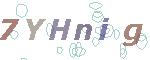
#> input picture smart_spider/utils/source_pic/1020.png, 150 x 60 px
$ python -i tesseract_demo.py   (imports and definitions only)   (Python 2 division)
#> lines starting #> are read from the running program, lines starting #| are printed output that depends on the picture; after the words box and inside, x2 and y2 are one past the last pixel; in counts of white or black regions, pixels touching at a corner belong together
#!/usr/bin/env python
# -*- coding: utf-8 -*-
"""A simple captcha recognition demo by python-tesseract"""

import urllib2

import pytesseract
import re
from PIL import ImageDraw, Image, ImageEnhance

headers = {'User-Agent': 'Mozilla/5.0 (Windows; U; Windows NT 6.1; en-US; rv:1.9.1.6) Gecko/20091201 Firefox/3.5.6',
           'Referer': ""}


# [159 lines left out: functions get_batch_pic, binaryzation, binaryzation_test, Enhance, enhance_test, Smooth and 2 more, not called in this run]


def threshold(filename, limit=100):
    """Make text more clear by thresholding all pixels above / below this limit to white / black
    """
#> called with filename = 'source_pic/1020.png', limit = 100
    # read in colour channels
    img = Image.open(filename)
#> img is the input picture: PIL image 150x60 RGB; mean R, G, B 237.1, 236.8, 237.4
    # resize to make more clearer
    m = 1.5
    img = img.resize((int(img.size[0] * m), int(img.size[1] * m))).convert('RGBA')
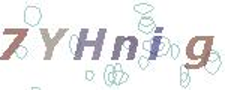
#> img: PIL image 225x90 RGBA; mean R, G, B, A 236.9, 236.6, 237.2, 255
    pixdata = img.load()

    for y in xrange(img.size[1]):
        for x in xrange(img.size[0]):
            if pixdata[x, y][0] < limit:
                # make dark color black
                pixdata[x, y] = (0, 0, 0, 255)
            else:
                # make light color white
                pixdata[x, y] = (255, 255, 255, 255)
    # img.save('tmp/threshold_' + filename)
    return img.convert('L')  # convert image to single channel greyscale
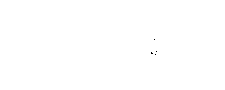
#> returned value: PIL image 225x90 L; 100% white; black in thin lines or dots, all inside (x1, y1, x2, y2) = (151, 39, 157, 55)


# [25 lines not run here, left out]

>>> result = threshold('source_pic/1020.png')

$ run again, on smart_spider/utils/source_pic/109.png
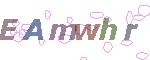
#> input picture smart_spider/utils/source_pic/109.png, 150 x 60 px
#> in threshold, img is the input picture: PIL image 150x60 RGB; mean R, G, B 236.9, 233.1, 236.1
#> in threshold, `img = img.resize((int(img.size[0] * m), int(img.size[1] * m))).convert..`:
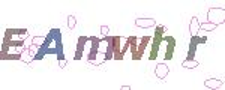
#> img: PIL image 225x90 RGBA; mean R, G, B, A 236.6, 233, 235.8, 255

$ run again, on smart_spider/utils/source_pic/1127.png
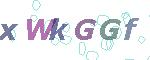
#> input picture smart_spider/utils/source_pic/1127.png, 150 x 60 px
#> in threshold, img is the input picture: PIL image 150x60 RGB; mean R, G, B 232.9, 233.7, 237.9
#> in threshold, `img = img.resize((int(img.size[0] * m), int(img.size[1] * m))).convert..`:
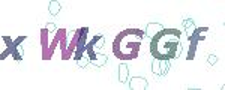
#> img: PIL image 225x90 RGBA; mean R, G, B, A 232.7, 233.5, 237.6, 255
#> in threshold, `return img.convert('L')`:
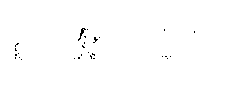
#> returned value: PIL image 225x90 L; 99.5% white; black in thin lines or dots, all inside (x1, y1, x2, y2) = (15, 28, 195, 60)

$ run again, on smart_spider/utils/source_pic/115.png
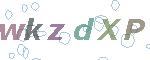
#> input picture smart_spider/utils/source_pic/115.png, 150 x 60 px
#> in threshold, img is the input picture: PIL image 150x60 RGB; mean R, G, B 235.5, 236.9, 236.9
#> in threshold, `img = img.resize((int(img.size[0] * m), int(img.size[1] * m))).convert..`:
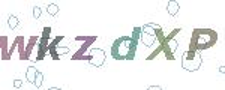
#> img: PIL image 225x90 RGBA; mean R, G, B, A 235.3, 236.6, 236.6, 255
